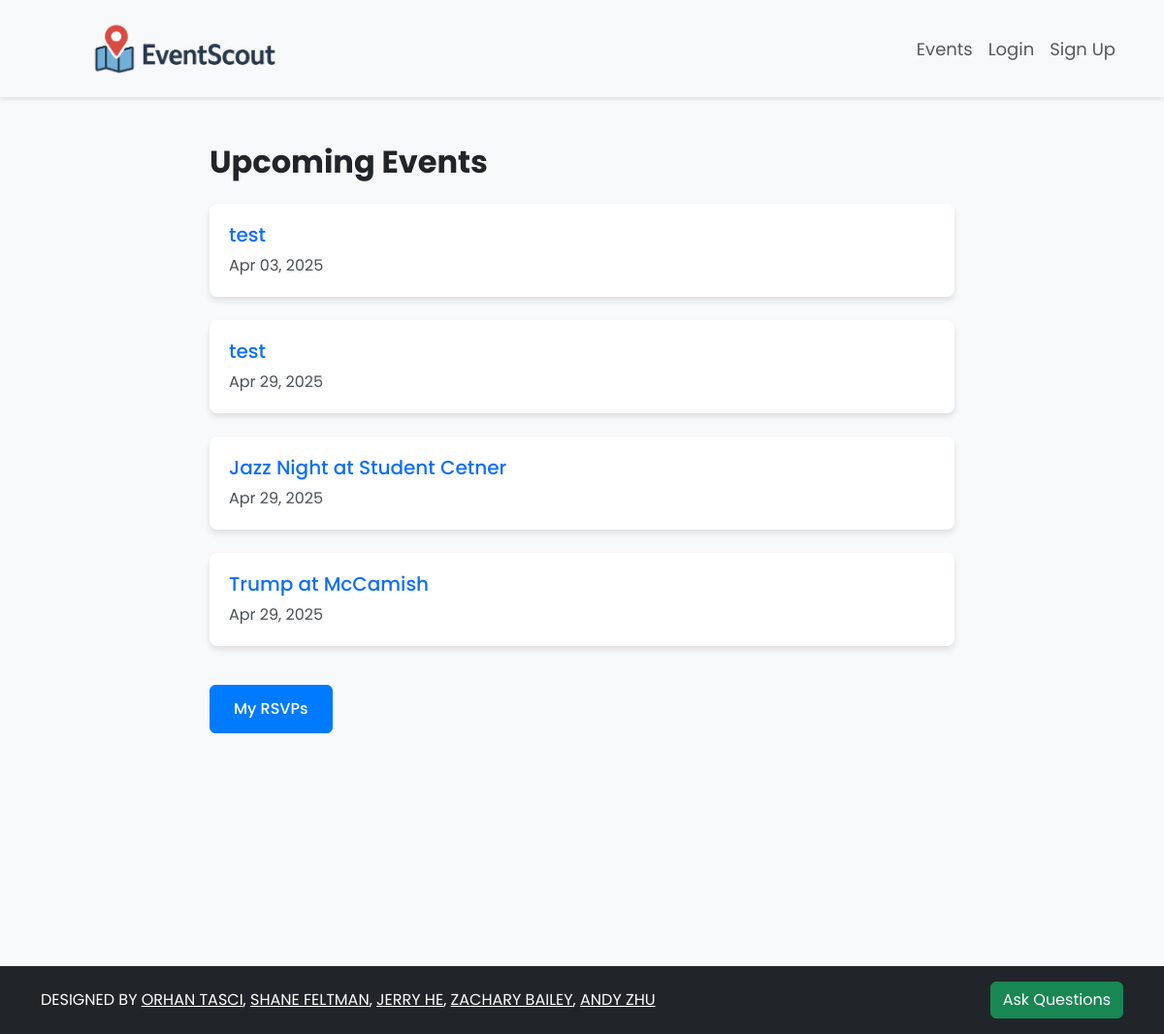
/events/, run on an earlier commit of the app's database.
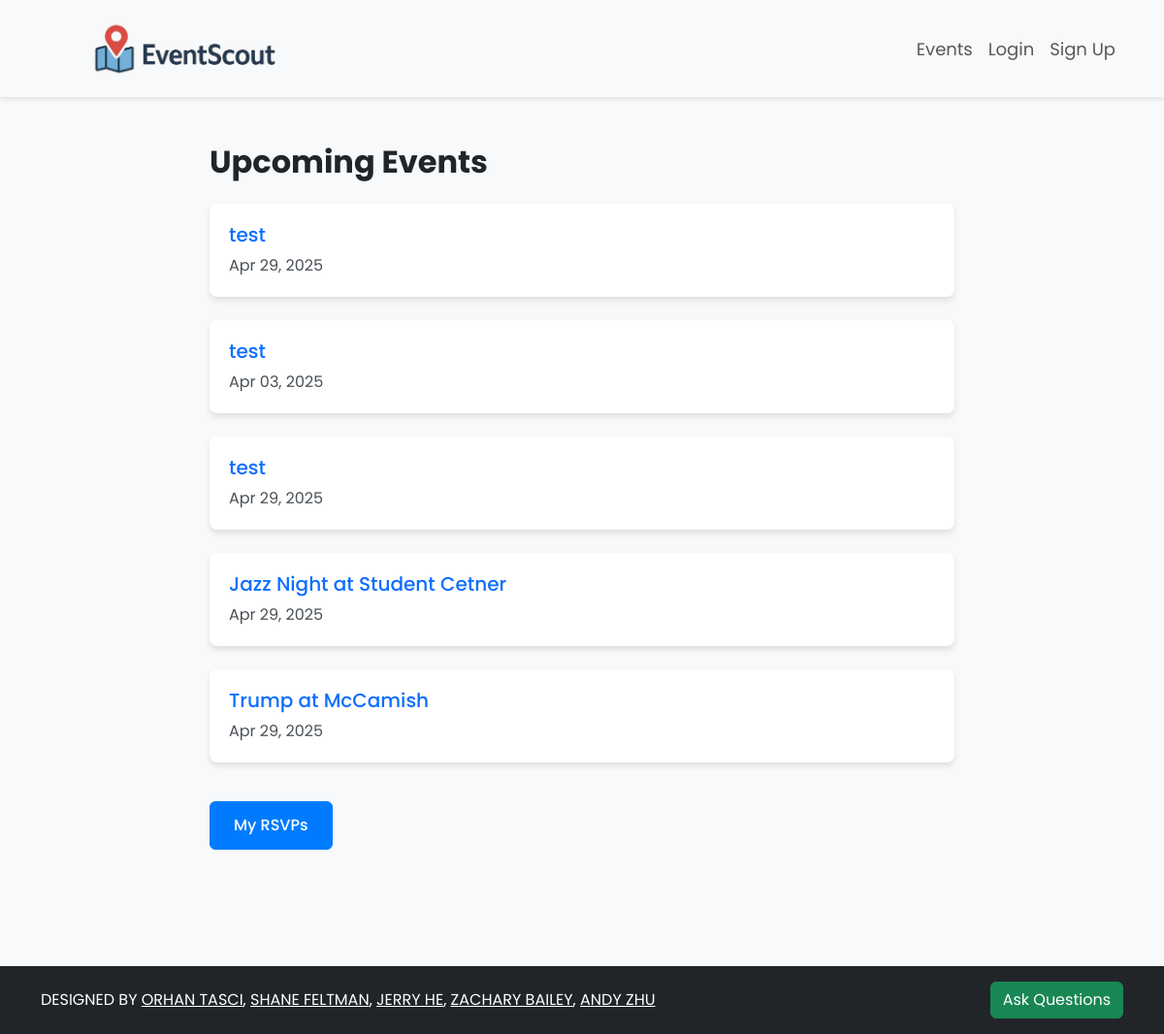
And on a later commit of the database.
### createEvents/models.py (models this page shows, shortened)
class Event(models.Model):
    title = models.CharField(max_length=200)
    description = models.TextField()
    location = models.CharField(max_length=255)
    latitude = models.DecimalField(
        max_digits=9,
        decimal_places=6,
        null=True,
        blank=True
    )
    longitude = models.DecimalField(
        max_digits=9,
        decimal_places=6,
        null=True,
        blank=True
    )
    start_time = models.DateTimeField()
    end_time = models.DateTimeField()
    organizer = models.CharField(max_length=255)
    org_email = models.EmailField(max_length=255, default="a@a.com")
    created_at = models.DateTimeField(auto_now_add=True)

### createEvents/views.py (the view)
# urls.py: path('', views.event_list, name='event_list'),
def event_list(request):
    events = Event.objects.all().order_by('-created_at')
    organizer = True
    if request.user.is_anonymous or request.user.type != 'organizer':
        organizer = False
    return render(request, 'createEvents/event_list.html', {'events': events, 'organizer': organizer})

### createEvents/templates/createEvents/event_list.html (shortened to what this page needs)
{% extends 'base.html' %}
{% load static %}
{% block head %}
    <link rel="stylesheet" href="{% static 'css/styles.css' %}">
{% endblock %}
{% block content %}
    <div class="events-container" style="height:100vh;">
        <h1 class="fs-2 fw-bold text-dark mb-4">Upcoming Events</h1>
        {% if events %}
            {% for event in events %}
                <div class="event-card card">
                    <div class="card-body">
                        <h2 class="card-title">
                            <a href="{% url 'events.event_detail' event.id %}" class="text-primary text-decoration-none">{{ event.title }}</a>
                        </h2>
                        <p class="card-text mb-0">{{ event.start_time|date:"M d, Y" }}</p>
                    </div>
                </div>
            {% endfor %}
        {% else %}
            <p class="text-muted">No upcoming events.</p>
        {% endif %}
            <a href="{% url 'events.my_rsvps' %}" class="btn btn-primary d-incline-block mt-3">My RSVPs</a>
    </div>
{% endblock %}

What changed in the data, as far as the page shows it:
added Event: title "test", start_time "Apr 29, 2025"
